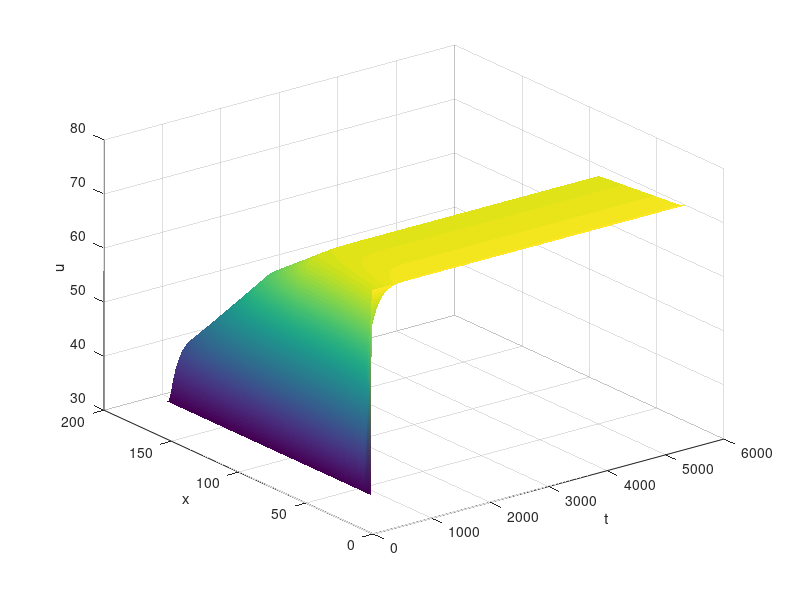

Source code (MATLAB): (Note: this script raises an error after producing the figure.)
clear;%清除工作区变量 
clc;%清屏 
close all;%关闭所有图形窗口 
z=[]; 
h=8.6125; %空气交换系数 
%% 材料参数输入 
m1=6;m2=60;m3=36;m4=50;% 分别对四种介质分割 
m=m1+m2+m3+m4;% 介质分割和 
n=5400;% 对时间分割 
t=5400;% 总时长 
l1=0.6/1000;l2=6/1000;l3=3.6/1000;l4=5/1000;% 四种材料厚度 
lam_1=0.082;lam_2=0.37;lam_3=0.045;lam_4=0.028;% 四种材料的热传导率 
de_1=300;de_2=862;de_3=74.2;de_4=1.18;% 四种材料的密度 
c1=1377;c2=2100;c3=1726;c4=1005;% 四种材料的比热容 
%% 计算热扩散率 
a1=lam_1/(c1*de_1);% I 层材料的热扩散率 
a2=lam_2/(c2*de_2);% II 层材料的热扩散率 
a3=lam_3/(c3*de_3);% III 层材料的热扩散率 
a4=lam_4/(c4*de_4);% IV 层材料的热扩散率 
%% 材料长度分割和时间步长分割求解 
derta_x1=l1/m1;% I 层材料的分割长度 
derta_x2=l2/m2;% II 层材料的分割长度 
derta_x3=l3/m3;% III 层材料的分割长度 
derta_x4=l4/m4;% IV 层材料的分割长度 
derta_t=t/n;% 时间步长分割 
%% 计算各层介质剖分的步长比 
r1=derta_t/derta_x1^2*a1;% 第 I 层介质剖分的步长比 
r2=derta_t/derta_x2^2*a2;% 第 II 层介质剖分的步长比 
r3=derta_t/derta_x3^2*a3;% 第 III 层介质剖分的步长比 
r4=derta_t/derta_x4^2*a4;% 第 IV 层介质剖分的步长比 
u=zeros(m+1,n+1);% 定义四层耦合介质温度分布矩阵 
%% 初始条件和边界条件 
u(:,1)=37;%初始条件 
u(1,:)=75;%边界条件 
%% 差分格式的系数矩阵的构造 
A=zeros(m,m); 
for i=1:m1-1 
A(i,i)=1+2*r1; 
A(i,i+1)=-r1; 
if i>=2 
A(i,i-1)=-r1; 
end 
end 
A(m1,m1)=(lam_1/derta_x1+lam_2/derta_x2); 
A(m1,m1-1)=-lam_1/derta_x1; 
A(m1,m1+1)=-lam_2/derta_x2; 
for i=m1+1:m1+m2-1 
A(i,i)=1+2*r2; 
A(i,i+1)=-r2;     
A(i,i-1)=-r2; 
end 
A(m1+m2,m1+m2)=(lam_2/derta_x2+lam_3/derta_x3); 
A(m1+m2,m1+m2-1)=-lam_2/derta_x2; 
A(m1+m2,m1+m2+1)=-lam_3/derta_x3; 
for i=m1+m2+1:m1+m2+m3-1 
A(i,i)=1+2*r3; 
A(i,i+1)=-r3;     
A(i,i-1)=-r3; 
end 
A(m1+m2+m3,m1+m2+m3)=(lam_3/derta_x3+lam_4/derta_x4); 
A(m1+m2+m3,m1+m2+m3-1)=-lam_3/derta_x3; 
A(m1+m2+m3,m1+m2+m3+1)=-lam_4/derta_x4; 
for i=m1+m2+m3+1:m1+m2+m3+m4-1 
A(i,i)=1+2*r4; 
A(i,i-1)=-r4; 
A(i,i+1)=-r4;     
end 
A(m,m)=h+lam_4/derta_x4; 
A(m,m-1)=-lam_4/derta_x4; 
%% 构造右端项 
for k=2:n+1  
b=zeros(m,1); 
for i=2:m-1 
b(i,1)=u(i+1,k-1); 
end 
b(1,1)=u(2,k-1)+r1*u(1,k); 
b(m1,1)=0; 
b(m1+m2,1)=0; 
b(m1+m2+m3,1)=0; 
b(m,1)=37*h; 
%% 追赶法求解 
bb=diag(A)'; 
aa=[0,diag(A,-1)']; 
c=diag(A,1)'; 
N=length(bb); 
L=zeros(N); 
uu0=0;y0=0;aa(1)=0; 
L(1)=bb(1)-aa(1)*uu0; 
y(1)=(b(1)-y0*aa(1))/L(1); 
uu(1)=c(1)/L(1); 
for i=2:(N-1) 
L(i)=bb(i)-aa(i)*uu(i-1); 
y(i)=(b(i)-y(i-1)*aa(i))/L(i); 
uu(i)=c(i)/L(i); 
end 
L(N)=bb(N)-aa(N)*uu(N-1); 
y(N)=(b(N)-y(N-1)*aa(N))/L(N); 
x(N)=y(N); 
for i=(N-1):-1:1 
x(i)=y(i)-uu(i)*x(i+1); 
end 
u(2:m+1,k)=x'; 
end 
%% 绘制不同时刻不同厚度温度分布图 
x=1:1:m+1; 
t=1:1:t+1; 
surf(t,x,u) 
shading interp 
xlabel('t') 
ylabel('x') 
zlabel('u') 
u=round(u,2); 
xlswrite('不同时间不同厚度下的温度分布.xlsx',u)% 生成温度分布的excle文件 
%% 四个临界面下的部分温度分布表 
U=zeros(5401,4); 
U(:,1)=u(m1+1,:)'; 
U(:,2)=u(m1+m2+1,:)'; 
U(:,3)=u(m1+m2+m3+1,:)'; 
U(:,4)=u(m1+m2+m3+m4+1,:)'; 
xlswrite('problem1.xlsx',U)% 存储生成四个临界面下的部分温度分布表于
problem1 
figure 
subplot(2,2,1) 
plot(U(:,1),'r') 
xlabel('t');ylabel('u'); 
title('临界面 I') 
axis([0 5400 30 80]) 
subplot(2,2,2) 
plot(U(:,2),'r') 
xlabel('t');ylabel('u'); 
title('临界面 II') 
axis([0 5400 30 80]) 
subplot(2,2,3) 
plot(U(:,3),'r') 
title('临界面 III') 
axis([0 5400 30 80]) 
xlabel('t');ylabel('u'); 
subplot(2,2,4) 
plot(U(:,4),'r') 
title('临界面 IV') 
axis([0 5400 30 80]) 
xlabel('t');ylabel('u'); 